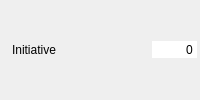
       <widget class="QWidget" name="widget_ini" native="true">
        <property name="minimumSize">
         <size>
          <width>200</width>
          <height>26</height>
         </size>
        </property>
        <layout class="QHBoxLayout" name="horizontalLayout_5">
         <property name="spacing">
          <number>2</number>
         </property>
         <property name="leftMargin">
          <number>3</number>
         </property>
         <property name="topMargin">
          <number>3</number>
         </property>
         <property name="rightMargin">
          <number>3</number>
         </property>
         <property name="bottomMargin">
          <number>3</number>
         </property>
         <item>
          <widget class="QLabel" name="label_ini">
           <property name="text">
            <string/>
           </property>
           <property name="pixmap">
            <pixmap resource="../images/images.qrc">:/Aptitudes/init.png</pixmap>
           </property>
          </widget>
         </item>
         <item>
          <widget class="QLabel" name="label_10">
           <property name="text">
            <string>Initiative</string>
           </property>
          </widget>
         </item>
         <item>
          <spacer name="horizontalSpacer_6">
           <property name="orientation">
            <enum>Qt::Horizontal</enum>
           </property>
           <property name="sizeHint" stdset="0">
            <size>
             <width>37</width>
             <height>12</height>
            </size>
           </property>
          </spacer>
         </item>
         <item>
          <widget class="QSpinBox" name="sp_ini">
           <property name="focusPolicy">
            <enum>Qt::NoFocus</enum>
           </property>
           <property name="autoFillBackground">
            <bool>true</bool>
           </property>
           <property name="frame">
            <bool>false</bool>
           </property>
           <property name="alignment">
            <set>Qt::AlignRight|Qt::AlignTrailing|Qt::AlignVCenter</set>
           </property>
           <property name="buttonSymbols">
            <enum>QAbstractSpinBox::NoButtons</enum>
           </property>
           <property name="suffix">
            <string/>
           </property>
           <property name="maximum">
            <number>9999999</number>
           </property>
           <property name="stepType">
            <enum>QAbstractSpinBox::DefaultStepType</enum>
           </property>
          </widget>
         </item>
        </layout>
       </widget>
